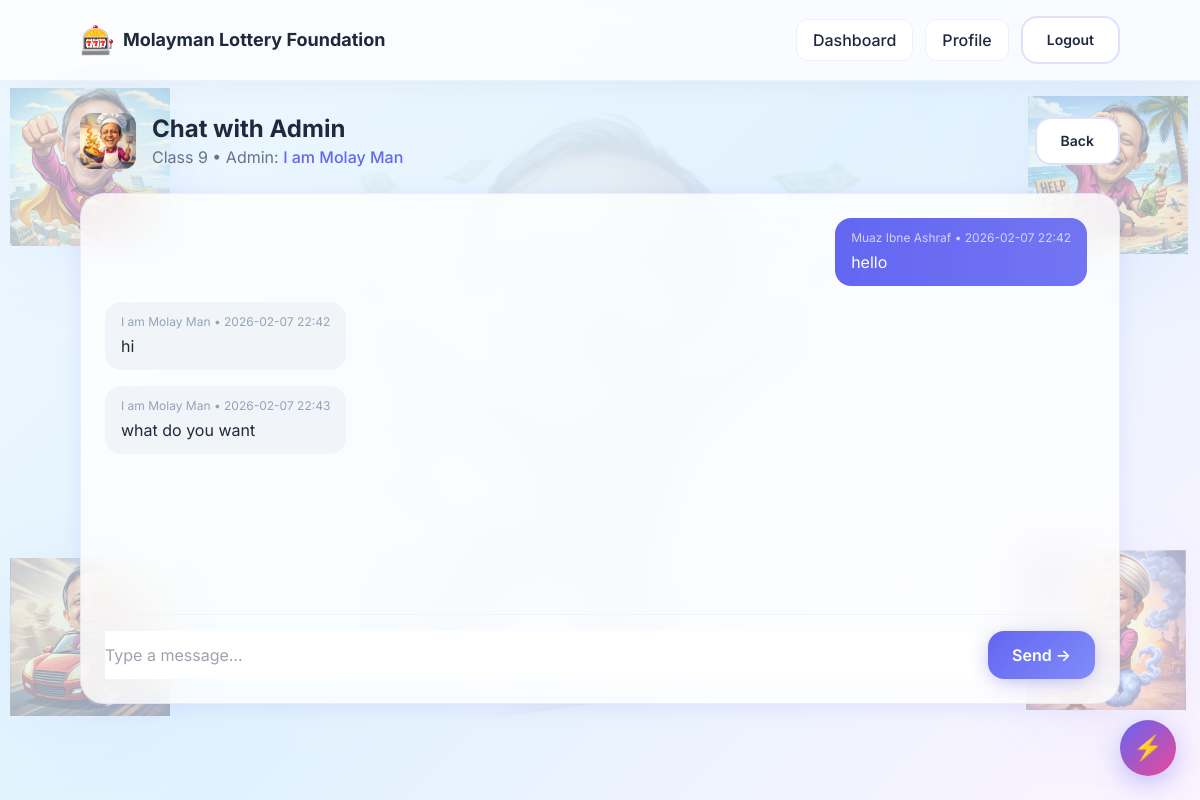
Screenshot of /client/application/1/chat (signed in) with the database file from the repository.
### app/models.py (models this page shows)
class ClassFee(db.Model):
    id = db.Column(db.Integer, primary_key=True)
    class_name = db.Column(db.String(20), unique=True, nullable=False)  # e.g., "Class 6"
    amount_bdt = db.Column(db.Integer, nullable=False)
    updated_at = db.Column(db.DateTime, default=datetime.utcnow, nullable=False)

class ChatMessage(db.Model):
    id = db.Column(db.Integer, primary_key=True)
    application_id = db.Column(db.Integer, db.ForeignKey("application.id"), nullable=False, index=True)
    sender_role = db.Column(db.String(20), nullable=False)  # client/admin
    sender_name = db.Column(db.String(120), nullable=False)
    message = db.Column(db.Text, nullable=False)
    created_at = db.Column(db.DateTime, default=datetime.utcnow, nullable=False)
    application = db.relationship("Application")

### app/client/routes.py (the view)
@bp.get("/application/<int:app_id>/chat")
@login_required
def chat(app_id: int):
    r = _require_client()
    if r:
        return r
    app_row = Application.query.filter_by(id=app_id, user_id=current_user.id).first_or_404()
    messages = ChatMessage.query.filter_by(application_id=app_row.id).order_by(ChatMessage.created_at.asc()).all()
    return render_template("client/chat.html", app=app_row, messages=messages)

### app/client/routes.py (called while the page is built)
def _require_client():
    if current_user.is_admin:
        flash("Admins must use the admin dashboard.", "error")
        return redirect(url_for("admin.dashboard"))
    return None

### app/models.py (called while the page is built)
@login_manager.user_loader
def load_user(user_id: str):
    return db.session.get(User, int(user_id))

### app/templates/client/chat.html (shortened to what this page needs)
{% extends 'base.html' %}
{% block content %}
  <div class="flex-1 py-8 flex flex-col w-full px-8 sm:px-12 lg:px-20 xl:px-32">
    <div class="flex items-center justify-between gap-4 mb-6 fade-in">
      <div class="flex items-center gap-4">
        <img
          src="{{ url_for('static', filename='images/caricatures/chat.png') }}"
          alt="Chat"
          class="w-14 h-14 rounded-xl object-cover caricature"
          onerror="this.style.display='none'; this.nextElementSibling.style.display='flex';"
        />
        <div>
          <h2 class="text-2xl font-bold text-slate-800">Chat with Admin</h2>
          <p class="text-slate-500">{{ app.class_fee.class_name }} • Admin: <span class="text-primary font-medium">I am Molay Man</span></p>
        </div>
      </div>
      <a class="btn btn-secondary text-sm" href="{{ url_for('client.application', app_id=app.id) }}">Back</a>
    </div>
    <div class="card rounded-3xl p-6 flex-1 flex flex-col fade-in stagger-1">
      <div class="flex-1 space-y-4 overflow-auto pr-2 mb-4 chat-scroll-area">
        {% for m in messages %}
          <div class="{% if m.sender_role=='client' %}flex justify-end{% else %}flex justify-start{% endif %}">
            <div class="max-w-[80%] {% if m.sender_role=='client' %}bg-gradient-to-r from-primary to-primary/90 text-white{% else %}bg-slate-100 text-slate-800{% endif %} rounded-2xl px-4 py-3">
              <div class="text-xs {% if m.sender_role=='client' %}text-white/70{% else %}text-slate-400{% endif %} mb-1">{{ m.sender_name }} • {{ m.created_at.strftime('%Y-%m-%d %H:%M') }}</div>
              <div class="whitespace-pre-wrap">{{ m.message }}</div>
            </div>
          </div>
        {% else %}
          <div class="text-center py-12 text-slate-400">
            <div class="text-4xl mb-2">💭</div>
            <p>No messages yet. Start the conversation!</p>
          </div>
        {% endfor %}
      </div>
      <form method="post" action="{{ url_for('client.chat_send', app_id=app.id) }}" class="flex gap-3 pt-4 border-t border-slate-100">
        <input name="message" class="flex-1" placeholder="Type a message…" required />
        <button type="submit" class="btn btn-primary">Send →</button>
      </form>
    </div>
  </div>
{% endblock %}

### app/static/css/styles.css (style rules this page uses)
:root { --primary: #6366f1; --primary-light: #818cf8; --secondary: #ec4899; --accent: #f59e0b; --success: #10b981; --bg-gradient: linear-gradient(135deg, #f0f9ff 0%, #e0f2fe 50%, #fdf4ff 100%); --card-bg: rgba(255, 255, 255, 0.8); --card-border: rgba(99, 102, 241, 0.1); --text-primary: #1e293b; --text-secondary: #64748b; --shadow-soft: 0 4px 24px -4px rgba(99, 102, 241, 0.15); --shadow-hover: 0 12px 40px -8px rgba(99, 102, 241, 0.25); }
* { box-sizing: border-box; margin: 0; padding: 0; }
html { height: 100%; min-height: 100vh; width: 100%; }
body { height: 100%; min-height: 100vh; width: 100%; margin: 0; padding: 0; overflow-x: hidden; background: var(--bg-gradient); background-attachment: fixed; background-size: cover; color: var(--text-primary); font-family: 'Inter', system-ui, -apple-system, sans-serif; }
.card { background: var(--card-bg); border: 1px solid var(--card-border); border-radius: 24px; -webkit-backdrop-filter: blur(20px); backdrop-filter: blur(20px); box-shadow: var(--shadow-soft); transition: all 0.3s ease; }
.fade-in { animation: fade-in 0.6s ease-out forwards; opacity: 0; }
.stagger-1 { animation-delay: 0.1s; }
.btn { display: inline-flex; align-items: center; justify-content: center; gap: 8px; padding: 12px 24px; border-radius: 16px; font-weight: 600; cursor: pointer; transition: all 0.2s ease; border: none; text-decoration: none; }
.btn-primary { background: linear-gradient(135deg, var(--primary), var(--primary-light)); color: white; box-shadow: 0 4px 20px -4px rgba(99, 102, 241, 0.5); }
.btn-secondary { background: white; color: var(--text-primary); border: 2px solid rgba(99, 102, 241, 0.2); }
.caricature { filter: drop-shadow(0 10px 30px rgba(99, 102, 241, 0.2)); transition: all 0.3s ease; }
.full-page { min-height: 100vh; min-height: 100dvh; width: 100%; display: flex; flex-direction: column; position: relative; }
.chat-scroll-area { max-height: calc(100vh - 400px); }

### rows the page displays
ClassFee: class_fee.class_name "Class 9"
ChatMessage: sender_name "Muaz Ibne Ashraf", created_at "2026-02-07 22:42", message "hello"
ChatMessage: sender_name "I am Molay Man", created_at "2026-02-07 22:42", message "hi"
ChatMessage: sender_name "I am Molay Man", created_at "2026-02-07 22:43", message "what do you want"
